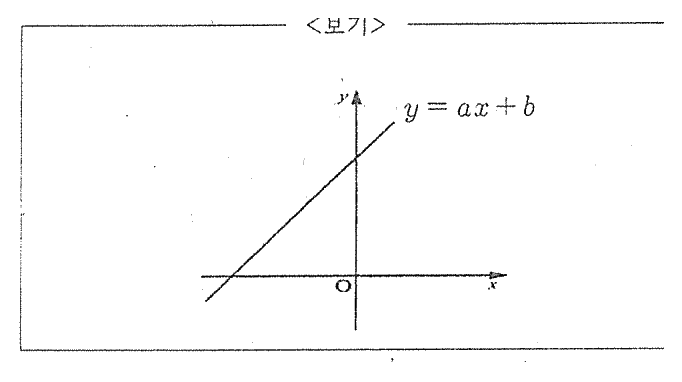
#> input picture assets/images/16_은계중_1학기_기말_중3_수학/q13.png, 682 x 382 px
$ python -i crop_visual_assets_for_generated_candidates.py   (imports and definitions only)
#> lines starting #> are read from the running program, lines starting #| are printed output that depends on the picture; after the words box and inside, x2 and y2 are one past the last pixel; in counts of white or black regions, pixels touching at a corner belong together
#> further down, picture is the input picture: PIL image 682x382 RGB; min 0, max 255, mean 251.1
import argparse
import json
import math
import re
from datetime import datetime, timezone
from pathlib import Path

from PIL import Image, ImageDraw


VISUAL_TERMS = [
    "그림",
    "그래프",
    "도형",
    "표",
    "좌표평면",
    "좌표축",
    "다음 그림",
    "아래 그림",
    "오른쪽 그림",
    "洹몃┝",
    "洹몃옒",
    "醫뚰몴",
    "醫뚰몴?됰㈃",
    "吏곸꽑",
    "?꾪삎",
    "figure",
    "graph",
    "diagram",
    "table",
    "coordinate",
]
VISUAL_RE = re.compile("|".join(re.escape(term) for term in VISUAL_TERMS), re.I)


def now_iso():
    return datetime.now(timezone.utc).isoformat().replace("+00:00", "Z")


# [31 lines left out: functions read_questions, write_candidate, is_visual_needed, not called in this run]


def is_ink(pixel):
    if len(pixel) == 4 and pixel[3] < 20:
        return False
    r, g, b = pixel[:3]
    return min(r, g, b) < 238 and (max(r, g, b) - min(r, g, b) > 8 or max(r, g, b) < 215)


def build_mask(image, scale=3):
#> called with scale = 3
    w, h = image.size
#> w = 682; h = 382
    sw = max(1, math.ceil(w / scale))
#> sw = 228
    sh = max(1, math.ceil(h / scale))
#> sh = 128
    small = image.convert("RGB").resize((sw, sh))
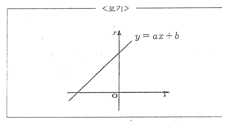
#> small: PIL image 228x128 RGB; min 61, max 255, mean 250.9
    pix = small.load()
    mask = [[False] * sw for _ in range(sh)]
    for y in range(sh):
        for x in range(sw):
            if is_ink(pix[x, y]):
                mask[y][x] = True
    return mask, scale


def dilate(mask, radius=2):
#> called with radius = 3
    h = len(mask)
    w = len(mask[0]) if h else 0
    out = [[False] * w for _ in range(h)]
    for y in range(h):
        for x in range(w):
            if not mask[y][x]:
                continue
            y0 = max(0, y - radius)
            y1 = min(h, y + radius + 1)
            x0 = max(0, x - radius)
            x1 = min(w, x + radius + 1)
            for yy in range(y0, y1):
                row = out[yy]
                for xx in range(x0, x1):
                    row[xx] = True
    return out


def components(mask):
    h = len(mask)
    w = len(mask[0]) if h else 0
    seen = [[False] * w for _ in range(h)]
    found = []
    for y in range(h):
        for x in range(w):
            if not mask[y][x] or seen[y][x]:
                continue
            stack = [(x, y)]
            seen[y][x] = True
            minx = maxx = x
            miny = maxy = y
            count = 0
            while stack:
                cx, cy = stack.pop()
                count += 1
                minx = min(minx, cx)
                maxx = max(maxx, cx)
                miny = min(miny, cy)
                maxy = max(maxy, cy)
                for nx, ny in ((cx + 1, cy), (cx - 1, cy), (cx, cy + 1), (cx, cy - 1)):
                    if 0 <= nx < w and 0 <= ny < h and mask[ny][nx] and not seen[ny][nx]:
                        seen[ny][nx] = True
                        stack.append((nx, ny))
            found.append((minx, miny, maxx + 1, maxy + 1, count))
    return found


def score_bbox(bbox, image_size):
    x0, y0, x1, y1, count = bbox
    w = x1 - x0
    h = y1 - y0
    iw, ih = image_size
    area = w * h
    if w < 36 or h < 30:
        return -1
    if area > iw * ih * 0.68:
        return -1
    if h < 42 and w > 180:
        return -1
    density = count / max(area, 1)
    right_bonus = 1.35 if x0 > iw * 0.38 else 1.0
    lower_bonus = 1.12 if y0 > ih * 0.18 else 1.0
    compact_bonus = 1.08 if area < iw * ih * 0.4 else 1.0
    return area * (0.55 + min(density * 3.2, 1.3)) * right_bonus * lower_bonus * compact_bonus


def choose_visual_bbox(image):
    mask, scale = build_mask(image, scale=3)
    mask = dilate(mask, radius=3)
    iw, ih = image.size
    scaled = []
    for x0, y0, x1, y1, count in components(mask):
        scaled.append(
            (
                max(0, x0 * scale),
                max(0, y0 * scale),
                min(iw, x1 * scale),
                min(ih, y1 * scale),
                count * scale * scale,
            )
        )
#> this loop made 5 passes
#> (x0, y0, x1, y1, count) on passes 1 to 5: (4, 3, 132, 66, 1409), (133, 4, 225, 12, 702), (3, 23, 225, 124, 4647), (39, 35, 46, 42, 49), (4, 68, 11, 83, 105)
    ranked = sorted(((score_bbox(b, (iw, ih)), b) for b in scaled), reverse=True)
    if ranked and ranked[0][0] > 0:
        x0, y0, x1, y1, _ = ranked[0][1]
        pad = 18
        return (max(0, x0 - pad), max(0, y0 - pad), min(iw, x1 + pad), min(ih, y1 + pad)), "component_detected", ranked[0][0]
    return None, "visual_component_not_detected", 0


# [172 lines left out: functions question_crop_path, write_contact_sheet, main, not called in this run]


# [2 lines not run here, left out]

>>> from PIL import Image
>>> picture = Image.open('../../../../assets/images/16_은계중_1학기_기말_중3_수학/q13.png')
>>> result = choose_visual_bbox(picture)

$ run again, on assets/images/19_복성고_2학기_중간_고2_확률과통계/q04.png
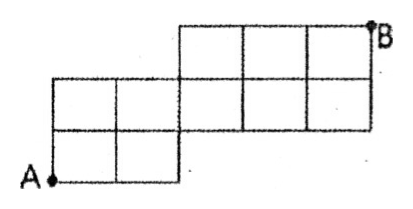
#> input picture assets/images/19_복성고_2학기_중간_고2_확률과통계/q04.png, 413 x 209 px
#> picture is the input picture: PIL image 413x209 RGB; min 0, max 255, mean 243
#> in build_mask, `small = image.convert("RGB").resize((sw, sh))`:
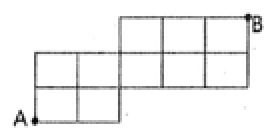
#> small: PIL image 138x70 RGB (shown 2 times larger); min 0, max 255, mean 242.7
#> the loop in choose_visual_bbox, `for x0, y0, x1, y1, count in components(mask):` made 1 pass
#> (x0, y0, x1, y1, count) on pass 1: (4, 3, 135, 66, 3974)

$ run again, on assets/images/19_복성고_2학기_중간_고2_확률과통계/q15.png
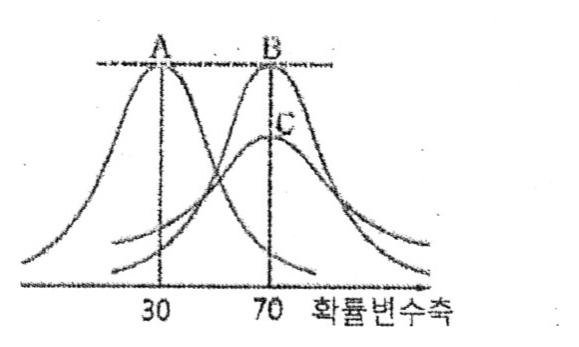
#> input picture assets/images/19_복성고_2학기_중간_고2_확률과통계/q15.png, 579 x 347 px
#> picture is the input picture: PIL image 579x347 RGB; min 2, max 255, mean 244.3
#> in build_mask, `small = image.convert("RGB").resize((sw, sh))`:
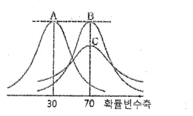
#> small: PIL image 193x116 RGB; min 27, max 255, mean 244.1
#> the loop in choose_visual_bbox, `for x0, y0, x1, y1, count in components(mask):` made 1 pass
#> (x0, y0, x1, y1, count) on pass 1: (4, 8, 154, 112, 7563)

$ run again, on assets/images/19_서울봉원중_1학기_중간_중3_수학/q01.png
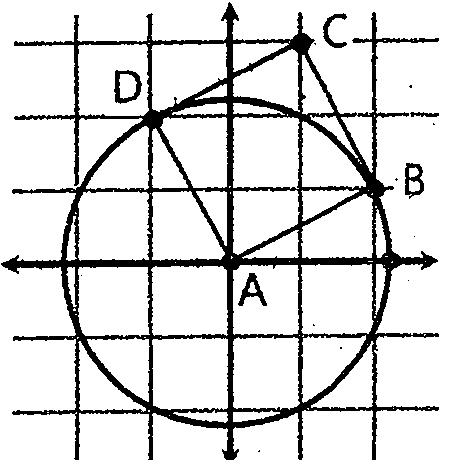
#> input picture assets/images/19_서울봉원중_1학기_중간_중3_수학/q01.png, 450 x 460 px
#> picture is the input picture: PIL image 450x460 RGB; 85.5% white; 16 black regions (10 under 20 px), largest, box (x1, y1, x2, y2) and area: (1, 2, 439, 460) 28447, (114, 70, 142, 104) 403, (238, 273, 267, 306) 352, (405, 163, 424, 199) 349, (323, 13, 347, 48) 281, (410, 112, 439, 117) 100
#> in build_mask, `small = image.convert("RGB").resize((sw, sh))`:
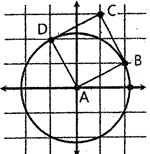
#> small: PIL image 150x154 RGB; min 0, max 255, mean 217.4
#> the loop in choose_visual_bbox, `for x0, y0, x1, y1, count in components(mask):` made 2 passes
#> (x0, y0, x1, y1, count) on passes 1 to 2: (0, 0, 150, 154, 14717), (133, 25, 141, 33, 64)
